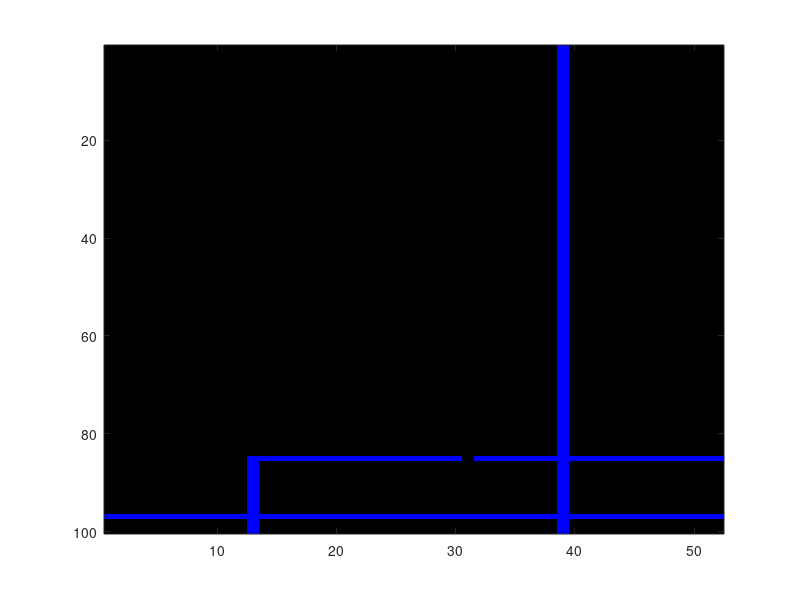

Write the MATLAB code that produced this figure. (Note: this script raises an error after producing the figure.)
%sand pile
clear all
clf
nx=52; %must be divisible by 4
ny=100;
Pbridge = .05;
z=zeros(nx,ny);
o=ones(nx,ny);
sand = z ;
sandNew = z;
gnd = z ;
gnd(1:nx,ny-3)=1 ; % the ground line
gnd(nx/4:nx/2+4,ny-15)=1; %the hole line
gnd(nx/2+6:nx,ny-15)=1; %the hole line
gnd(nx/4, ny-15:ny) = 1; %side line
gnd(3*nx/4, 1:ny) = 1 ;
imh = image(cat(3,z',sand',gnd'));
set(imh, 'erasemode', 'none')
axis equal
axis tight
for i=1:2000
    p=mod(i,2); %margolis neighborhood
    sand(nx/2,ny/2) = 1; %add a grain at the top
    %upper left cell update
    xind = [1+p:2:nx-2+p];
    yind = [1+p:2:ny-2+p];
    vary = rand(nx,ny)<.95 ;
    vary1 = 1-vary;
    sandNew(xind,yind) = ...
    gnd(xind,yind).*sand(xind,yind) + ...
    (1-gnd(xind,yind)).*sand(xind,yind).*sand(xind,yind+1) .* ...
    (sand(xind+1,yind+1)+(1-sand(xind+1,yind+1)).*sand(xind+1,yind));
    sandNew(xind+1,yind) = ...
    gnd(xind+1,yind).*sand(xind+1,yind) + ...
    (1-gnd(xind+1,yind)).*sand(xind+1,yind).*sand(xind+1,yind+1) .* ...
    (sand(xind,yind+1)+(1-sand(xind,yind+1)).*sand(xind,yind));
    sandNew(xind,yind+1) = ...
    sand(xind,yind+1) + ...
    (1-sand(xind,yind+1)) .* ...
    ( sand(xind,yind).*(1-gnd(xind,yind)) + ...
    (1-sand(xind,yind)).*sand(xind+1,yind).*(1-gnd(xind+1,yind)).*sand(xind+1,yind+1));
    sandNew(xind+1,yind+1) = ...
    sand(xind+1,yind+1) + ...
    (1-sand(xind+1,yind+1)) .* ...
    ( sand(xind+1,yind).*(1-gnd(xind+1,yind)) + ...
    (1-sand(xind+1,yind)).*sand(xind,yind).*(1-gnd(xind,yind)).*sand(xind,yind+1));
    %scramble the sites to make it look better
    temp1 = sandNew(xind,yind+1).*vary(xind,yind+1) + ...
    sandNew(xind+1,yind+1).*vary1(xind,yind+1);
    temp2 = sandNew(xind+1,yind+1).*vary(xind,yind+1) + ...
    sandNew(xind,yind+1).*vary1(xind,yind+1);
    sandNew(xind,yind+1) = temp1;
    sandNew(xind+1,yind+1) = temp2;
    sand = sandNew;
    set(imh, 'cdata', cat(3,z',sand',gnd') )
    drawnow
end